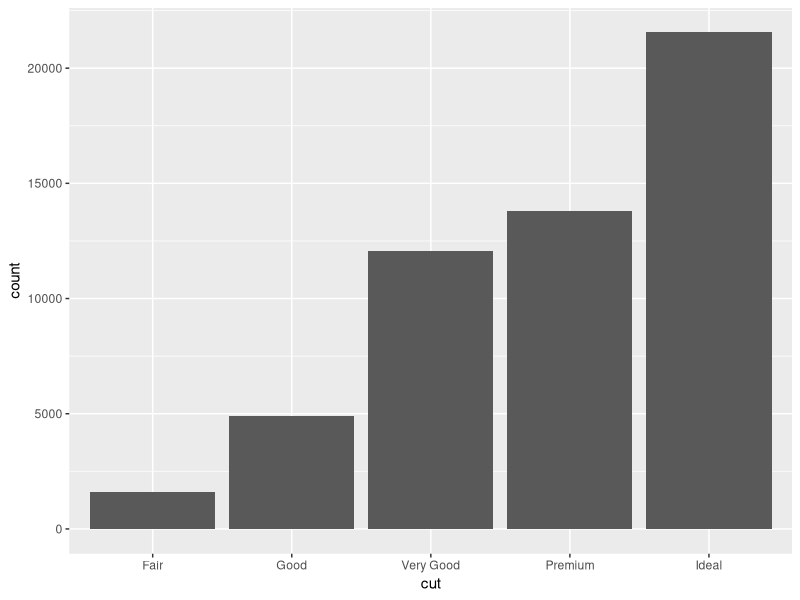
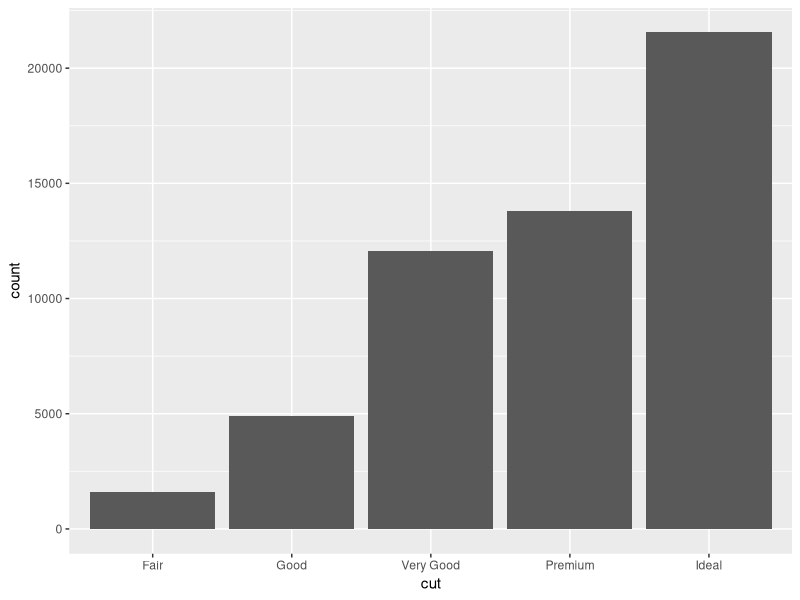
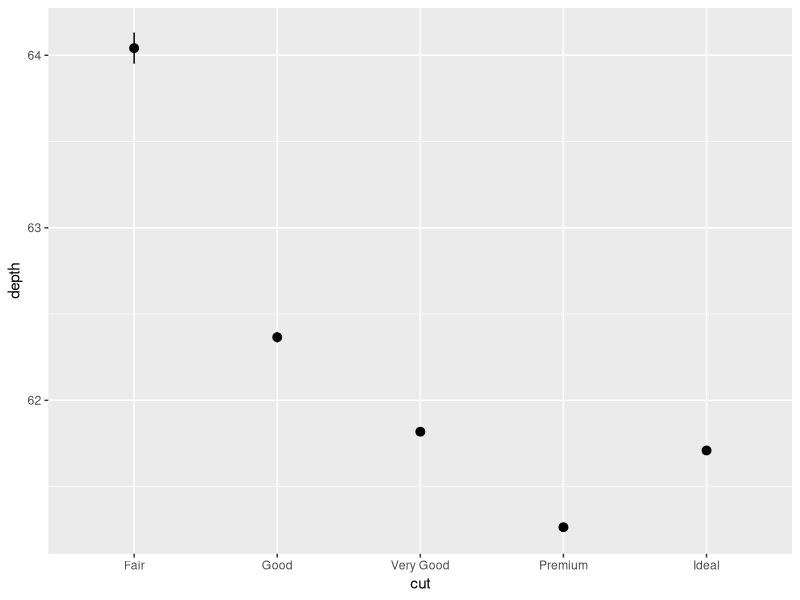
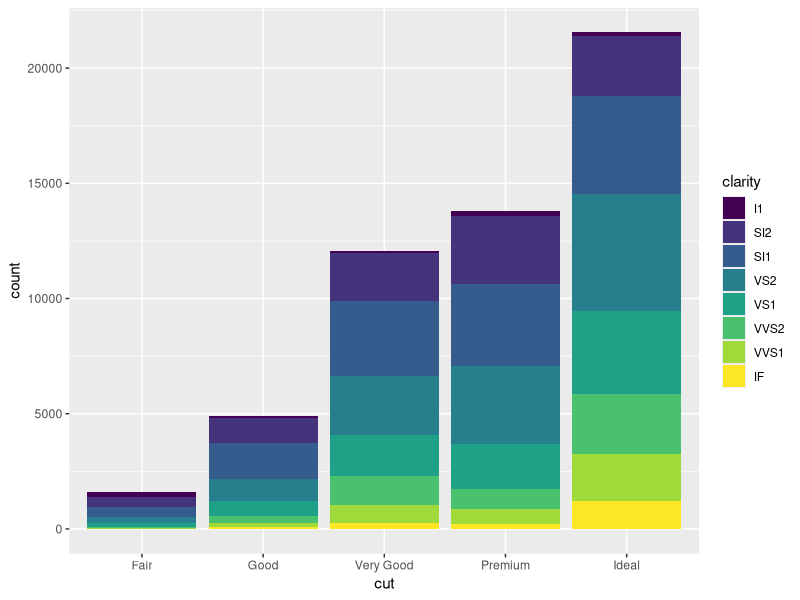
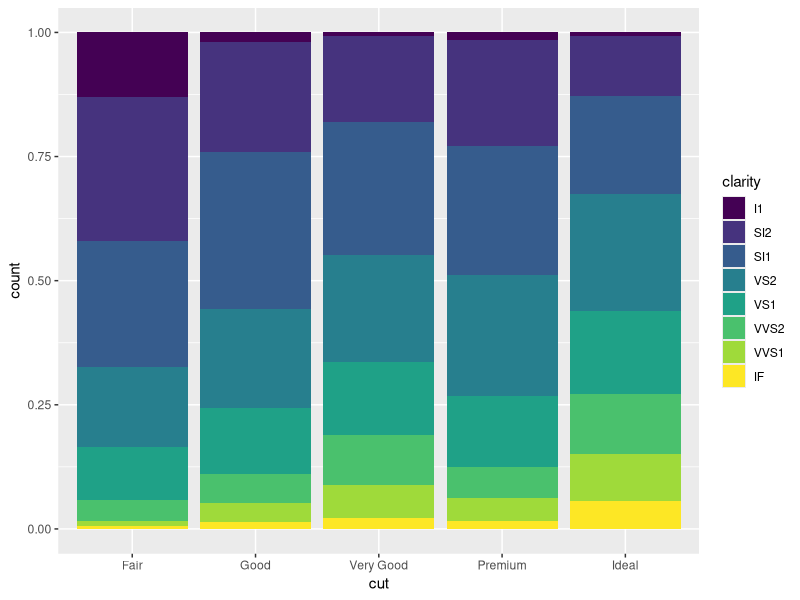
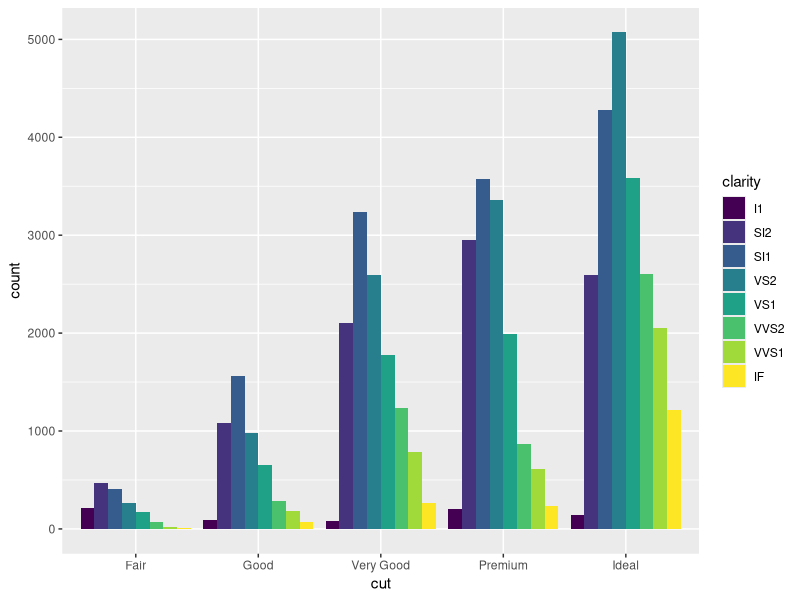
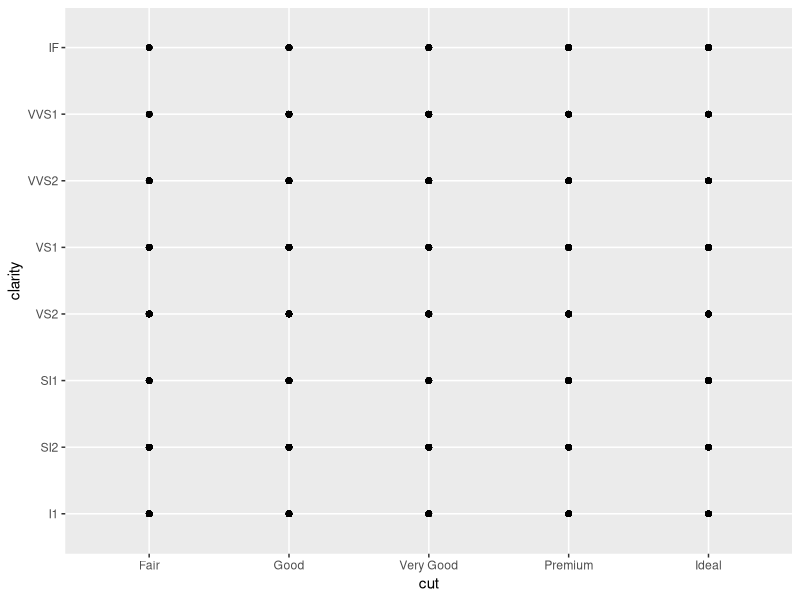
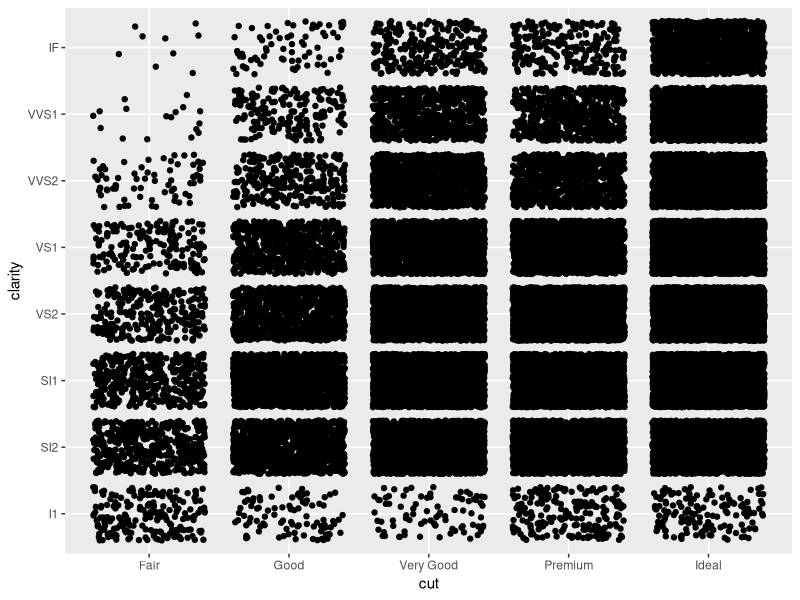

R code for these plots, in order:
# Exercise 2: advanced ggplot2 practice

# Install and load the `ggplot2` package
install.packages('ggplot2')
library("ggplot2")

# For this exercise you will again be working with the `diamonds` data set.
# Use `?diamonds` to review details about this data set
?diamonds

## Statistical Transformations

# Draw a bar chart of the diamonds data, organized by cut
# Each bar's height is based on the "count" (number) of diamonds with that cut
ggplot(data = diamonds) +
  geom_bar(mapping = aes(x = cut))

# Use the `stat_count` to apply the statistical transformation "count" to the 
# diamonds by cut. You do not need a separate geometry layer!
ggplot(data = diamonds) +
  stat_count(mapping = aes(x = cut))

# Use the `stat_summary` function to draw a chart with a summary layer.
# Map the x-position to diamond `cut`, and the y-position to diamond `depth`
# Bonus: use `min` as the function ymin, `max` as the function ymax, and `median` 
# as the function y
ggplot(data = diamonds) +
  stat_summary(mapping = aes(x = cut, y = depth))


## Position Adjustments

# Draw a bar chart of diamonds organized by cut, with each bar filled by clarity.
# You should see a _stacked_ bar chart.
ggplot(data = diamonds) +
  geom_bar(mapping = aes(x = cut, fill = clarity))

# Draw the same chart again, but with each element positioned to "fill" the y axis
ggplot(data = diamonds) +
  geom_bar(mapping = aes(x = cut, fill = clarity), position = "fill")

# Draw the same chart again, but with each element positioned to "dodge" each other
ggplot(data = diamonds) +
  geom_bar(mapping = aes(x = cut, fill = clarity), position = "dodge")

# Draw a plot with point geometry with the x-position mapped to `cut` and the 
# y-position mapped to `clarity`
# This creates a "grid" grouping the points
ggplot(data = diamonds) +
  geom_point(mapping = aes(x = cut, y = clarity))

# Use the "jitter" position adjustment to keep the points from all overlapping!
# (This works a little better with a sample of diamond data, such as from the 
# previous exercise).
ggplot(data = diamonds) +
  geom_point(mapping = aes(x = cut, y = clarity), position = "jitter")


## Scales

# Draw a "boxplot" (with `geom_boxplot`) for the diamond's price (y) by color (x)
ggplot(data = diamonds) +
  geom_boxplot(mapping = aes(x = color, y = price))

# This has a lot of outliers, making it harder to read. To fix this, draw the 
# same plot but with a _logarithmic_ scale for the y axis.
ggplot(data = diamonds) +
  geom_boxplot(mapping = aes(x = color, y = price)) +
  scale_y_log10()

# For another version, draw the same plot but with `violin` geometry instead of 
# `boxplot` geometry!
# How does the logarithmic scale change the data presentation?
ggplot(data = diamonds) +
  geom_violin(mapping = aes(x = color, y = price)) +
  scale_y_log10()

# Another interesting plot: draw a plot of the diamonds price (y) by carat (x), 
# using a heatmap of 2d bins (geom_bin2d)
# What happens when you make the x and y channels scale logarithmically?
ggplot(data = diamonds) +
  geom_bin2d(mapping = aes(x = carat, y = price))

ggplot(data = diamonds) +
  geom_bin2d(mapping = aes(x = carat, y = price)) +
  scale_y_log10() 

# Draw a scatter plot for the diamonds price (y) by carat (x). Color each point
# by the clarity (Remember, this will take a while. Use a sample of the diamonds 
# for faster results)
library("dplyr")
diamonds_sample <- sample_n(diamonds, 1000)
ggplot(data = diamonds_sample) +
  geom_point(mapping = aes(x = carat, y = price, color = clarity))

# Change the color of the previous plot using a ColorBrewer scale of your choice. 
# What looks nice?


## Coordinate Systems

# Draw a bar chart with x-position and fill color BOTH mapped to cut
# For best results, SET the `width` of the geometry to be 1 (fill plot, no space
# between)
# TIP: You can save the plot to a variable for easier modifications


# Draw the same chart, but with the coordinate system flipped


# Draw the same chart, but in a polar coordinate system. It's a Coxcomb chart!



## Facets

# Take the scatter plot of price by carat data (colored by clarity) and add 
# _facets_ based on the diamond's `color`



## Saving Plots

# Use the `ggsave()` function to save the current (recent) plot to disk.
# Name the output file "my-plot.png".
# Make sure you've set the working directory!!

